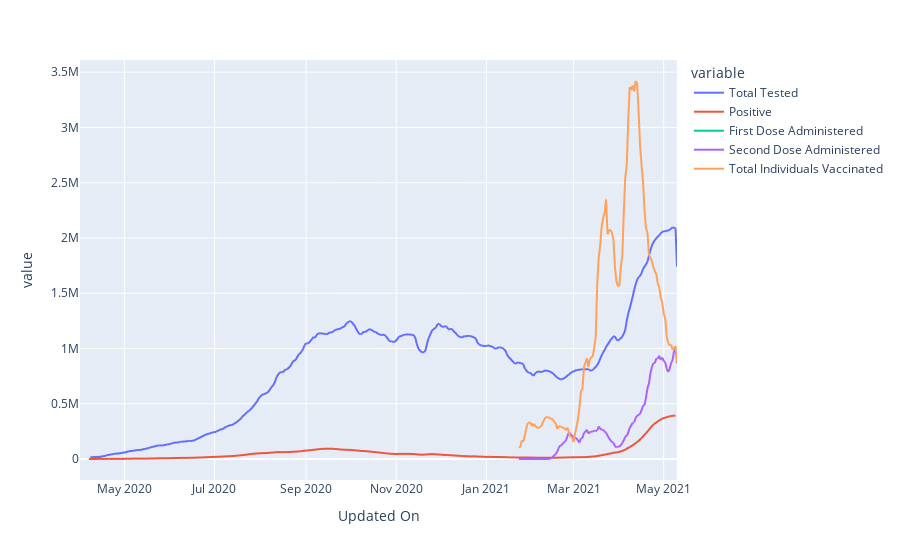

The cell this chart's notebook holds for it:
### Code cell
#Loading all the input files for Hypothesis 2
    stateTesting = pd.read_csv("https://api.covid19india.org/csv/latest/statewise_tested_numbers_data.csv")
    #Loading file for Hypothesis 3
    India_positives = pd.read_csv('https://api.covid19india.org/csv/latest/case_time_series.csv', parse_dates = ['Date_YMD'])
    
    #CLeaning all the files for Hypothesis 2
    stateTesting = cleanData(stateTesting)
    
    #Performing analysis for Hypothesis 2
    hypothesis2(stateTesting.copy(deep = True), stateVaccinations, India_positives)

### Figure 1 — Plotly figure (JSON) as saved in the notebook; plotly's stock layout.template omitted (floating-point values rounded to 4 significant figures; data arrays with more than 128 entries replaced by an {"elided": "..."} marker saying what was removed)
{"data": [{"hovertemplate": "variable=Total Tested<br>Updated On=%{x}<br>value=%{y}<extra></extra>", "legendgroup": "Total Tested", "line": {"color": "#636efa", "dash": "solid"}, "mode": "lines", "name": "Total Tested", "showlegend": true, "type": "scattergl", "x": {"elided": "405 str values"}, "xaxis": "x", "y": {"elided": "405 int values"}, "yaxis": "y"}, {"hovertemplate": "variable=Positive<br>Updated On=%{x}<br>value=%{y}<extra></extra>", "legendgroup": "Positive", "line": {"color": "#EF553B", "dash": "solid"}, "mode": "lines", "name": "Positive", "showlegend": true, "type": "scattergl", "x": {"elided": "405 str values"}, "xaxis": "x", "y": {"elided": "405 int values"}, "yaxis": "y"}, {"hovertemplate": "variable=First Dose Administered<br>Updated On=%{x}<br>value=%{y}<extra></extra>", "legendgroup": "First Dose Administered", "line": {"color": "#00cc96", "dash": "solid"}, "mode": "lines", "name": "First Dose Administered", "showlegend": true, "type": "scattergl", "x": {"elided": "405 str values"}, "xaxis": "x", "y": {"elided": "405 int values"}, "yaxis": "y"}, {"hovertemplate": "variable=Second Dose Administered<br>Updated On=%{x}<br>value=%{y}<extra></extra>", "legendgroup": "Second Dose Administered", "line": {"color": "#ab63fa", "dash": "solid"}, "mode": "lines", "name": "Second Dose Administered", "showlegend": true, "type": "scattergl", "x": {"elided": "405 str values"}, "xaxis": "x", "y": {"elided": "405 int values"}, "yaxis": "y"}, {"hovertemplate": "variable=Total Individuals Vaccinated<br>Updated On=%{x}<br>value=%{y}<extra></extra>", "legendgroup": "Total Individuals Vaccinated", "line": {"color": "#FFA15A", "dash": "solid"}, "mode": "lines", "name": "Total Individuals Vaccinated", "showlegend": true, "type": "scattergl", "x": {"elided": "405 str values"}, "xaxis": "x", "y": {"elided": "405 int values"}, "yaxis": "y"}], "layout": {"legend": {"title": {"text": "variable"}, "tracegroupgap": 0}, "margin": {"t": 60}, "xaxis": {"anchor": "y", "domain": [0, 1], "title": {"text": "Updated On"}}, "yaxis": {"anchor": "x", "domain": [0, 1], "title": {"text": "value"}}}}
